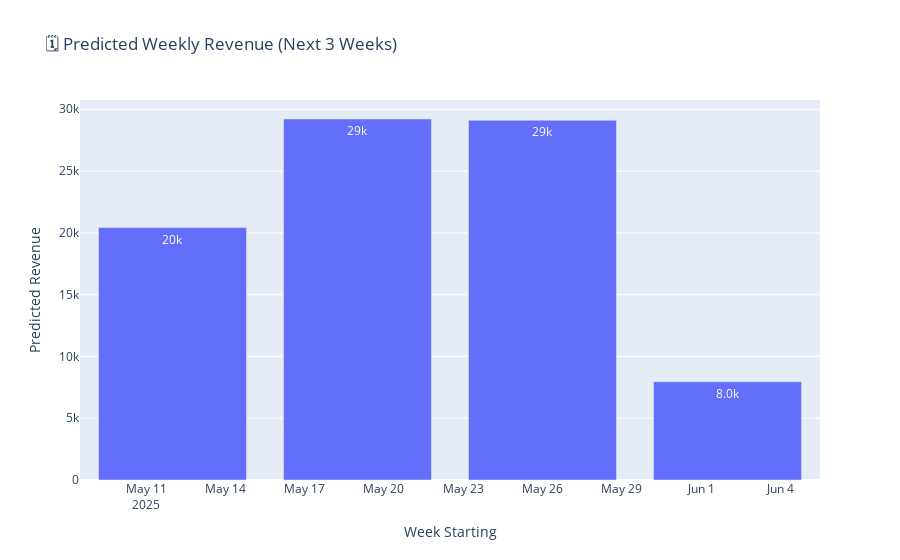

Source (notebook cell):
### Code cell
fig_weekly = px.bar(
    weekly_forecast,
    x='order_date',
    y='predicted_revenue',
    title='🗓️ Predicted Weekly Revenue (Next 3 Weeks)',
    text_auto='.2s'
)
fig_weekly.update_layout(xaxis_title='Week Starting', yaxis_title='Predicted Revenue')
fig_weekly.show()

### Figure 1 — Plotly figure (JSON) as saved in the notebook; plotly's stock layout.template omitted (floating-point values rounded to 4 significant figures)
{"data": [{"alignmentgroup": "True", "hovertemplate": "order_date=%{x}<br>predicted_revenue=%{y}<extra></extra>", "legendgroup": "", "marker": {"color": "#636efa", "pattern": {"shape": ""}}, "name": "", "offsetgroup": "", "orientation": "v", "showlegend": false, "textposition": "auto", "texttemplate": "%{y:.2s}", "type": "bar", "x": ["2025-05-12T00:00:00", "2025-05-19T00:00:00", "2025-05-26T00:00:00", "2025-06-02T00:00:00"], "xaxis": "x", "y": [20430.0, 29210.0, 29110.0, 7952.0], "yaxis": "y"}], "layout": {"autosize": true, "barmode": "relative", "legend": {"tracegroupgap": 0}, "title": {"text": "🗓️ Predicted Weekly Revenue (Next 3 Weeks)"}, "xaxis": {"anchor": "y", "autorange": true, "domain": [0, 1], "range": ["2025-05-08 12:00", "2025-06-05 12:00"], "title": {"text": "Week Starting"}, "type": "date"}, "yaxis": {"anchor": "x", "autorange": true, "domain": [0, 1], "range": [0, 30750.0], "title": {"text": "Predicted Revenue"}, "type": "linear"}}}
